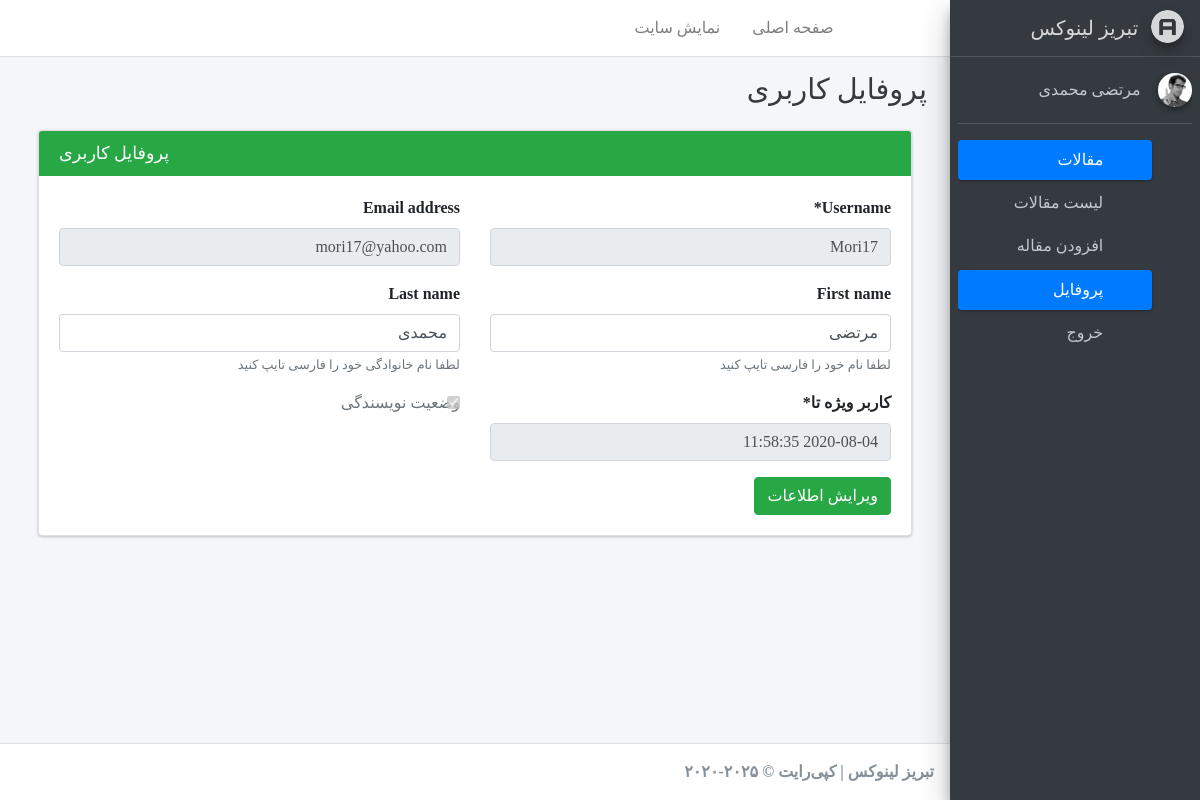
Screenshot of /account/profile/ (signed in) with the database file from the repository.
### account/models.py (models this page shows)
class User(AbstractUser):
    is_author    = models.BooleanField(default=False, verbose_name="وضعیت نویسندگی")
    special_user = models.DateTimeField(default=timezone.now, verbose_name="کاربر ویژه تا")
    def is_special_user(self):
        if self.special_user > timezone.now():
            return True
        else:
            return False
    is_special_user.boolean = True
    is_special_user.short_description = "وضعیت کاربر ویژه"

### account/views.py (the view)
# urls.py: path('profile/', Profile.as_view(), name="profile"),
class Profile(LoginRequiredMixin, UpdateView):
	model         = User
	template_name = "registration/profile.html"
	form_class	  = ProfileForm
	success_url	  = reverse_lazy("account:profile")
	def get_object(self):
		return User.objects.get(pk = self.request.user.pk)
	def get_form_kwargs(self):
		kwargs = super(Profile, self).get_form_kwargs()
		kwargs.update({'user': self.request.user})
		return kwargs

### account/forms.py
class ProfileForm(forms.ModelForm):
	def __init__(self, *args, **kwargs):
		user = kwargs.pop('user')
		super(ProfileForm, self).__init__(*args, **kwargs)
		self.fields['username'].help_text = False
		if not user.is_superuser:
			self.fields['username'].disabled     = True
			self.fields['email'].disabled        = True
			self.fields['special_user'].disabled = True
			self.fields['is_author'].disabled    = True
		self.fields['first_name'].help_text  = "لطفا نام خود را فارسی تایپ کنید"
		self.fields['last_name'].help_text   = "لطفا نام خانوادگی خود را فارسی تایپ کنید"
	class Meta:
		model  = User
		fields = ['username', 'email', 'first_name', 'last_name', 'special_user', 'is_author']

### blog/templatetags/base_tags.py (called while the page is built)
@register.inclusion_tag("registration/partials/link.html")
def link(request, link_name, content, classes):
    return{
        "request"   : request,
        "link_name" : link_name,
        "link"      : "account:{}".format(link_name),
        "content"   : content,
        "classes"   : classes,
    }

### templates/registration/profile.html
{% extends 'registration/base.html' %}
{% load crispy_forms_tags %}
{% block title %}{% block title-meta %}
    پروفایل کاربری
{% endblock %}{% endblock %}
{% block main %}
<div class="col-md-12">
    <div class="card card-success">
        <div class="card-header">
            <h3 class="card-title mb-0 float-left"> پروفایل کاربری </h3>
        </div>
        <div class="card-body">
                    <form method="post" enctype="multipart/form-data">{% csrf_token %}
            <div class="row">
                <div class="col-6">
                    {{ form.username|as_crispy_field }}
                </div>
                <div class="col-6">
                    {{ form.email|as_crispy_field }}
                </div>
                <div class="col-6">
                    {{ form.first_name|as_crispy_field }}
                </div>
                <div class="col-6">
                    {{ form.last_name|as_crispy_field }}
                </div>
                <div class="col-6">
                    {{ form.special_user|as_crispy_field }}
                </div>
                <div class="col-6">
                    {{ form.is_author|as_crispy_field }}
                </div>
            </div>
            <button class="btn btn-success"> ویرایش اطلاعات </button>
        </form>
        </div>
    </div>
</div>
{% endblock main %}

### templates/registration/sidebar.html
{% load static %}
{% load base_tags %}
<aside class="main-sidebar sidebar-dark-primary elevation-4">
<a href="{% url 'blog:home' %}" target="_blank" class="brand-link">
    <img src="{% static 'registration/adminlte/assets/img/AdminLTELogo.png' %}" alt="AdminLTE Logo" class="brand-image img-circle elevation-3"
        style="opacity: .8">
    <span class="brand-text ">تبریز لینوکس</span>
</a>
<div class="sidebar">
    <div class="user-panel mt-3 pb-3 mb-3 d-flex">
    <div class="image">
        <img src="{% static 'registration/adminlte/assets/img/user2-160x160.jpg' %}" class="img-circle elevation-2" alt="User Image">
    </div>
    <div class="info">
        <a href="#" class="d-block">{{user.get_full_name}}</a>
    </div>
    </div>
    <nav class="mt-2">
        <ul class="nav nav-pills nav-sidebar flex-column" data-widget="treeview" role="menu" data-accordion="false">
        {% if user.is_superuser or user.is_author %}
            <li class="nav-item has-treeview menu-open">
                <a href="#" class="nav-link active">
                <i class="nav-icon fas fa-tachometer-alt"></i>
                <p>
                    مقالات
                    <i class="right fas fa-angle-left"></i>
                </p>
                </a>
                <ul class="nav nav-treeview">
                <li class="nav-item">
                    {% link request 'home' 'لیست مقالات' 'fa-list' %}
                </li>
                <li class="nav-item">
                    {% link request 'article-create' 'افزودن مقاله' 'fa-edit' %}
                </li>
                </ul>
            </li>
        {% endif %}
        <li class="nav-item">
            {% link request 'profile' 'پروفایل' 'fas fa-th' %}
        </li>
        <li class="nav-item">
            {% link request 'logout' 'خروج' 'fa-sign-out-alt' %}
        </li>
        </ul>
    </nav>
    </div>
</aside>

### static/registration/adminlte/assets/css/custom.css (style rules this page uses)
body { text-align: right !important; direction: rtl !important; font-family: Sahel !important; }
* { direction: rtl !important; }
.layout-fixed .main-sidebar { right: 0; }
.brand-image { float: right; }
.nav-sidebar .nav-link>.right, .nav-sidebar .nav-link>p>.right { left: 1rem; right: auto; }

### rows the page displays
User: get_full_name "مرتضی محمدی", username "Mori17", email "mori17@yahoo.com", first_name "مرتضی", last_name "محمدی", special_user "2020-08-04 11:58:35", is_author "☑"

### other values shown
{{ content }} "لیست مقالات افزودن مقاله پروفایل خروج"
